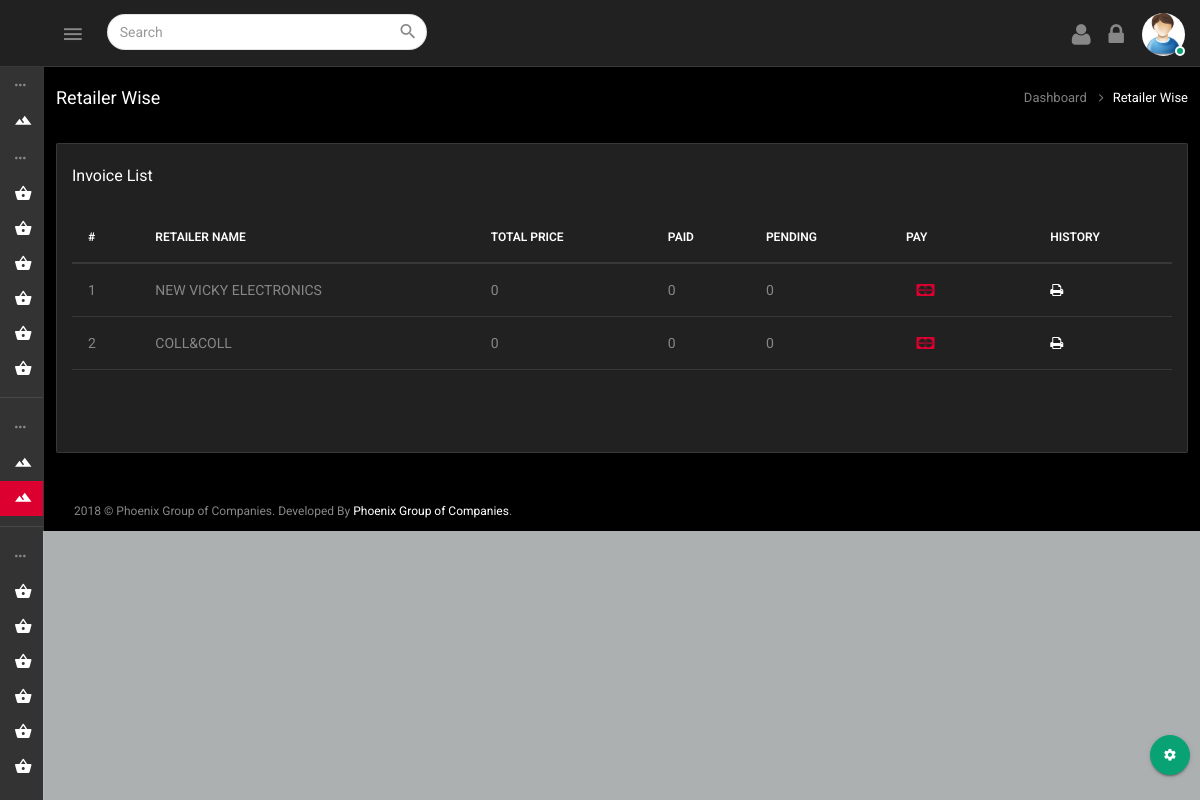
The page /distributer_wise.php (signed in) on the database its author committed.
### tables this page shows
CREATE TABLE `distributer_details` (
  `id` int(11) NOT NULL,
  `name` varchar(555) NOT NULL,
  `contact` varchar(555) NOT NULL,
  `gstin` varchar(555) NOT NULL,
  `pan` varchar(555) NOT NULL,
  `cin` varchar(555) NOT NULL,
  `address` varchar(555) NOT NULL
);

CREATE TABLE `distributer_payment` (
  `id` int(11) NOT NULL,
  `distributer_id` varchar(555) NOT NULL,
  `total_amount` varchar(555) NOT NULL,
  `due` varchar(555) NOT NULL,
  `paid` varchar(555) NOT NULL
);

### distributer_wise.php (the view, shortened to what this page needs)
<?php
include("config.php");
$sessionname = $_SESSION['login_user'];
if($sessionname){
?>
<!DOCTYPE html>
<html lang="en">
<?php include("include/header.php"); ?>
<body>
    <div class="wrapper theme-4-active pimary-color-red">
		<?php include("include/top_nav.php"); ?>
		<?php include("include/nav.php"); ?>
		<?php include("include/theme_color.php"); ?>
		<div class="page-wrapper">
            <div class="container-fluid">
				<div class="row heading-bg">
					<div class="col-lg-3 col-md-4 col-sm-4 col-xs-12">
						<h5 class="txt-dark">Retailer Wise</h5>
					</div>
					<div class="col-lg-9 col-sm-8 col-md-8 col-xs-12">
						<ol class="breadcrumb">
							<li><a href="dashboard.php">Dashboard</a></li>
							<li class="active"><span>Retailer Wise</span></li>
						</ol>
					</div>
				</div>
				<div class="row">
					<div class="col-sm-12">
						<div class="panel panel-default card-view">
							<div class="panel-heading">
								<div class="pull-left">
									<h6 class="panel-title txt-dark">Invoice List</h6>
								</div>
							</div>
							<div class="panel-wrapper collapse in">
								<div class="panel-body">
									<div class="table-wrap">
										<div class="table-responsive">
											<table id="datable_3" class="table  display table-hover mb-30">
												<thead>
													<tr>
								                        <th>#</th>
								                        <th>Retailer Name</th>
								                        <th>Total Price</th>
														<th>Paid</th>
														<th>Pending</th>
														<th>Pay</th>
														<th>History</th>
													</tr>
												</thead>
												<tbody>
                          <?php
                            $i = 1;
                           $sql = mysqli_query($con,"SELECT * FROM `distributer_payment` WHERE 1");
				 			while($rowdata = mysqli_fetch_assoc($sql))
							{
								$distributer_id = $rowdata['distributer_id'];
								$sql1 = mysqli_query($con,"SELECT * FROM `distributer_details` WHERE `id`='$distributer_id'");
								while($rowdata1 = mysqli_fetch_assoc($sql1)){
                            ?>
													<tr>
														<td><?php echo $i; ?></td>
							                            <td><?php echo  $rowdata1['name'] ?></td>
							                            <td><?php echo $rowdata['total_amount'] ?></td>
														<td><?php echo($rowdata['paid']) ?></td>
														 <td><?php echo($rowdata['due']) ?></td>
							                            <td>&nbsp; &nbsp;<a  data-toggle="modal" data-id="<?php echo $rowdata['distributer_id']; ?>" data-name="<?php echo  $rowdata1['name'] ?>"
                                                         data-amount="<?php echo $rowdata['total_amount'] ?>" data-pendingamount="<?php echo($rowdata['due']) ?>" data-target="#exampleModal"  class="open-AddBookDialog mr-25" data-toggle="tooltip" data-original-title="Pay"><i class="fa fa-cc-mastercard  text-danger"></i> </a></td>
                                                         <td><a href="distributer_payment_history.php?name=<?php echo($rowdata['distributer_id']); ?>" target="_blank"><i class="fa fa-print" aria-hidden="true"></i></a></td>
													</tr>
													<?php } $i++;} ?>
												</tbody>
												<tfoot>
													  <tr>
														<td></td>
														<td></td>
														<td></td>
														<td></td>
														<td></td>
														<td></td>
														<td class="text-nowrap"></td>
													</tr>
													</tfoot>
											</table>
										</div>
									</div>
								</div>
							</div>
						</div>
					</div>
				</div>
			</div>
			<?php include("include/footer.php"); ?>
		</div>
    </div>
</body>
</html>
<?php } ?>

### rows shown on the page
distributer_payment: total_amount "0", paid "0", due "0"
distributer_details: name "NEW VICKY ELECTRONICS"
distributer_payment: total_amount "0", paid "0", due "0"
distributer_details: name "COLL&COLL"
